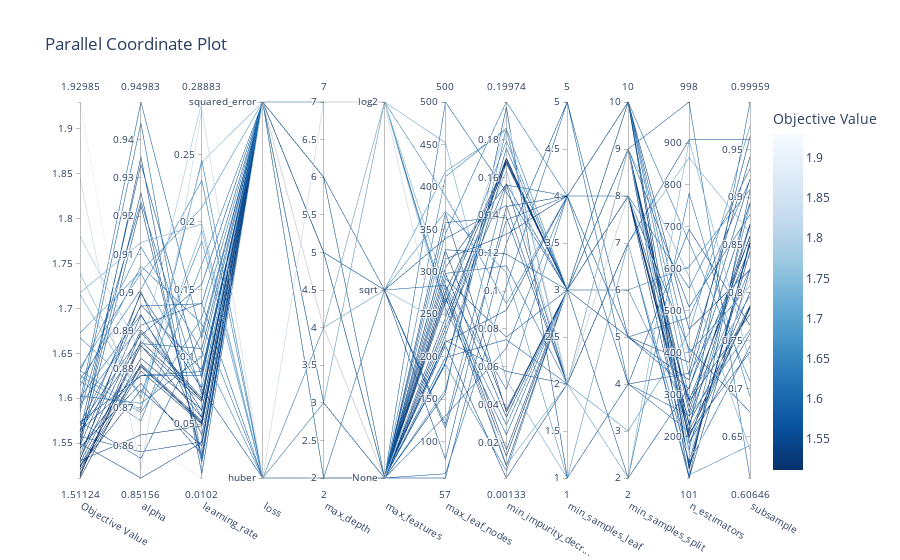

The cell this chart's notebook holds for it:
### Code cell
vis.plot_parallel_coordinate(study_grad)
